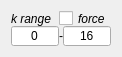
     <widget class="QWidget" name="verticalLayoutWidget_11">
      <property name="geometry">
       <rect>
        <x>410</x>
        <y>740</y>
        <width>122</width>
        <height>43</height>
       </rect>
      </property>
      <layout class="QVBoxLayout" name="verticalLayout_9">
       <property name="spacing">
        <number>0</number>
       </property>
       <item>
        <layout class="QHBoxLayout" name="horizontalLayout_15">
         <item>
          <widget class="QLabel" name="label_19">
           <property name="maximumSize">
            <size>
             <width>16777215</width>
             <height>15</height>
            </size>
           </property>
           <property name="font">
            <font>
             <italic>true</italic>
            </font>
           </property>
           <property name="text">
            <string>k range</string>
           </property>
          </widget>
         </item>
         <item>
          <layout class="QHBoxLayout" name="horizontalLayout_17">
           <item>
            <widget class="QCheckBox" name="checkBox_force_range_k">
             <property name="maximumSize">
              <size>
               <width>16777215</width>
               <height>15</height>
              </size>
             </property>
             <property name="font">
              <font>
               <italic>true</italic>
              </font>
             </property>
             <property name="text">
              <string>force</string>
             </property>
            </widget>
           </item>
          </layout>
         </item>
        </layout>
       </item>
       <item>
        <layout class="QHBoxLayout" name="horizontalLayout_18">
         <item>
          <widget class="QLineEdit" name="lineEdit_range_k_lo">
           <property name="maximumSize">
            <size>
             <width>16777215</width>
             <height>20</height>
            </size>
           </property>
           <property name="text">
            <string>0</string>
           </property>
           <property name="alignment">
            <set>Qt::AlignCenter</set>
           </property>
          </widget>
         </item>
         <item>
          <widget class="QLabel" name="label_22">
           <property name="maximumSize">
            <size>
             <width>16777215</width>
             <height>15</height>
            </size>
           </property>
           <property name="text">
            <string>-</string>
           </property>
          </widget>
         </item>
         <item>
          <widget class="QLineEdit" name="lineEdit_range_k_hi">
           <property name="maximumSize">
            <size>
             <width>16777215</width>
             <height>20</height>
            </size>
           </property>
           <property name="text">
            <string>16</string>
           </property>
           <property name="alignment">
            <set>Qt::AlignCenter</set>
           </property>
          </widget>
         </item>
        </layout>
       </item>
      </layout>
     </widget>
